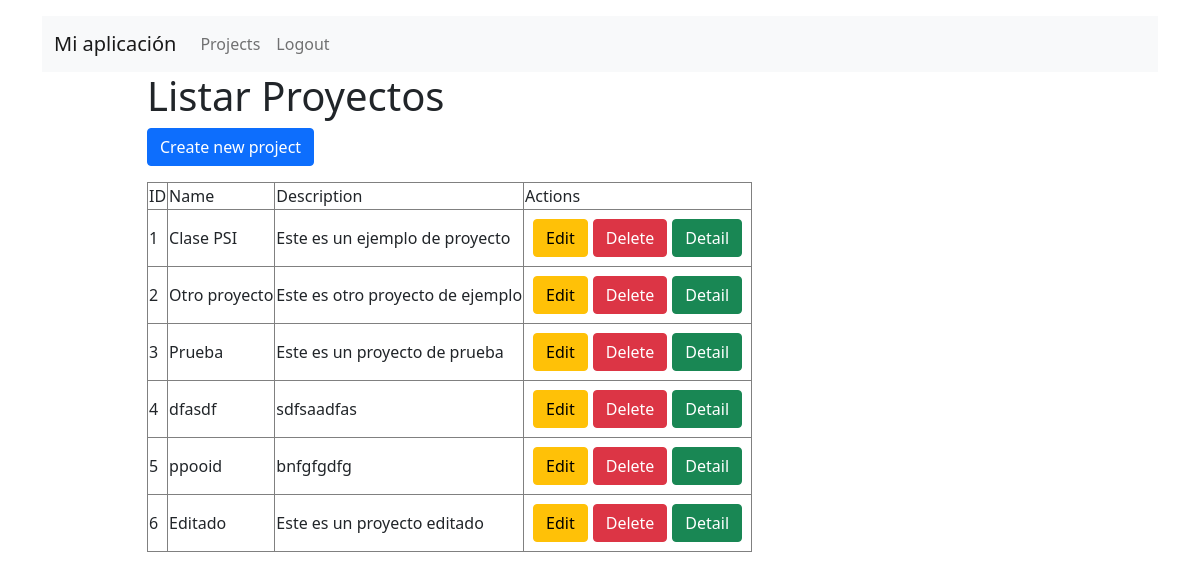
Page /projects/ (signed in) on the earlier database version.
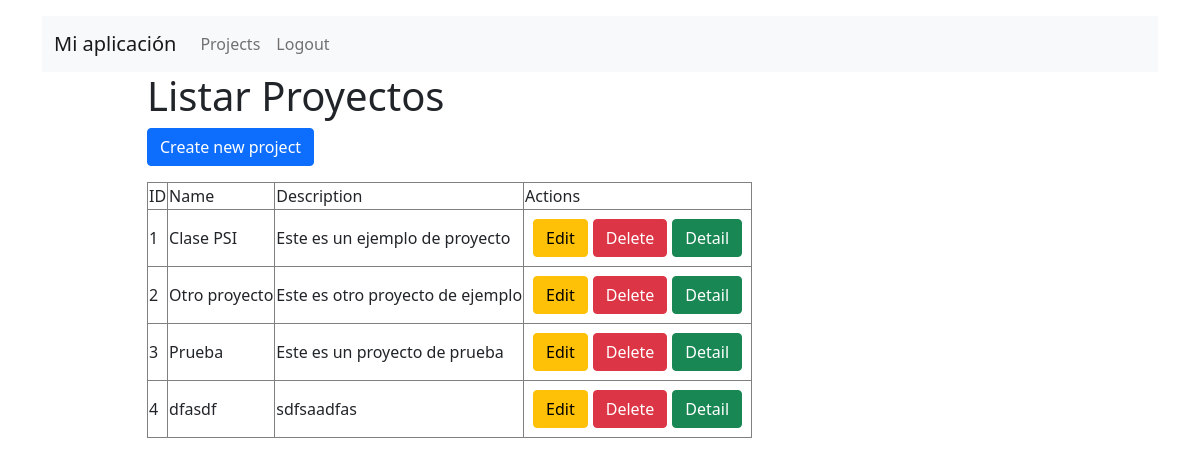
Same page on the later database version.
### todo/models.py (models this page shows)
class Project(models.Model):
    name = models.CharField(max_length=200)
    description = models.TextField()

### todo/views.py (the view)
# urls.py: path('projects/',views.listProjects,name="projects.list"),
@login_required
def listProjects(request):
    projects = Project.objects.all()
    return render(request,'projects/list.html',{
        "projects":projects
    })

### todo/templates/projects/list.html
{% extends "layouts/base.html" %}
{% block content %}
<div class="container">
  <div class="row d-flex justify-content-center">
    <div class="col-md-10">
      <div>
        <h1>Listar Proyectos</h1>
        <a class="btn btn-primary mb-3" href="{% url 'projects.create' %}">Create new project</a>
        <table class="table-bordered">
          <thead>
            <tr>
              <td>ID</td>
              <td>Name</td>
              <td>Description</td>
              <td>Actions</td>
            </tr>
          </thead>
          <tbody>
            {% for project in projects %}
            <tr>
              <td>
                {{ project.id }}
              </td>
              <td>
                {{ project.name }}
              </td>
              <td>
                {{ project.description }}
              </td>
              <td>
                <div class="d-flex p-2">
                  <a class="btn btn-warning" style="margin-right: 5px;" href="{% url 'projects.edit' project.id %}">Edit</a>
                  <a class="btn btn-danger" style="margin-right: 5px;" href="{% url 'projects.delete' project.id %}">Delete</a>
                  <a class="btn btn-success" href="{% url 'projects.detail' project.id %}">Detail</a>
                </div>
              </td>
            </tr>
            {% endfor %}
          </tbody>
        </table>
      </div>
    </div>
  </div>
</div>
{% endblock %}

### todo/templates/layouts/base.html (shortened to what this page needs)
{% load static %}
<!doctype html>
<html lang="es">
<head>
    <link href="https://cdn.jsdelivr.net/npm/bootstrap@5.0.2/dist/css/bootstrap.min.css" rel="stylesheet"
>
    <link rel="stylesheet" href="{% static 'css/main.css' %}">
</head>
<body>
    <div class="container mt-3">
        <nav class="navbar navbar-expand-lg navbar-light bg-light">
            <div class="container-fluid">
                <a class="navbar-brand" href="{% url 'home' %}">Mi aplicación</a>
                <div class="collapse navbar-collapse" id="navbarSupportedContent">
                    <ul class="navbar-nav me-auto mb-2 mb-lg-0">
                        {% if user.is_authenticated %}
                        <li class="nav-item">
                            <a class="nav-link" href="{% url 'projects.list' %}">Projects</a>
                        </li>
                        <li class="nav-item">
                            <a class="nav-link" href="{% url 'logout' %}">Logout</a>
                        </li>
                        {% endif %}
                    </ul>
                </div>
            </div>
        </nav>
        {% block content %}
        {% endblock %}
    </div>
</body>
</html>

Differences in the rows shown:
removed Project: id "5", name "ppooid", description "bnfgfgdfg"
removed Project: id "6", name "Editado", description "Este es un proyecto editado"
